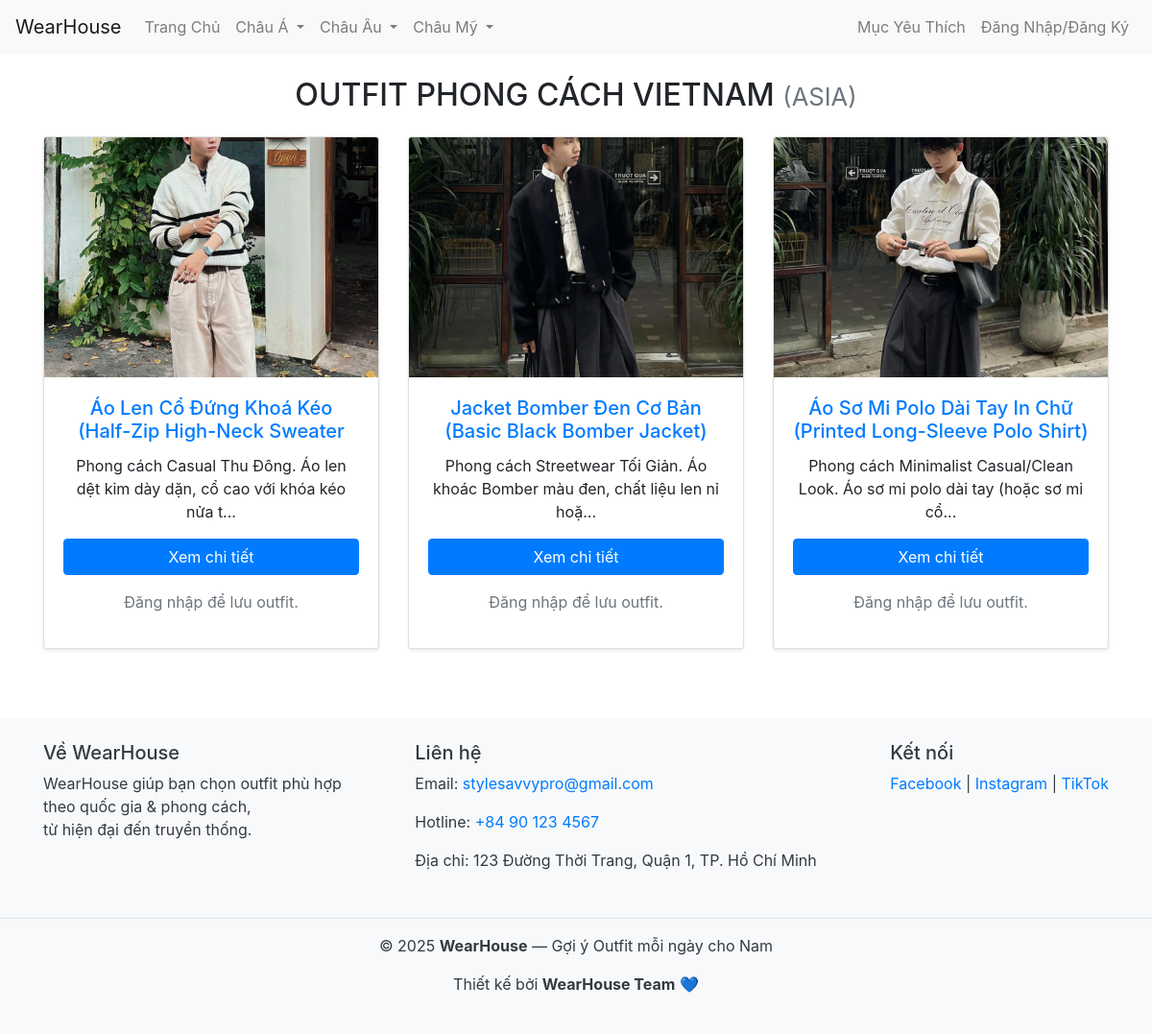
/WEARHOUSE-MAIN/outfits.php?continent=Asia&country=Vietnam, run on the app's committed database.
### tables this page shows
CREATE TABLE `outfits` (
  `id` int(11) NOT NULL,
  `country` varchar(50) NOT NULL,
  `continent` varchar(50) NOT NULL,
  `name` varchar(100) NOT NULL,
  `image` varchar(255) NOT NULL,
  `description` text NOT NULL,
  `price` decimal(10,2) NOT NULL
);

### WEARHOUSE-MAIN/outfits.php (the view, shortened to what this page needs)
<?php
include 'config.php';
$continent = $_GET['continent'] ?? '';
$country = $_GET['country'] ?? '';
$stmt = $conn->prepare("SELECT * FROM outfits WHERE continent = ? AND country = ?");
$stmt->bind_param("ss", $continent, $country);
$stmt->execute();
$result = $stmt->get_result();
?>
<!DOCTYPE html>
<html lang="vi">
<head>
    <link rel="stylesheet" href="https://stackpath.bootstrapcdn.com/bootstrap/4.5.2/css/bootstrap.min.css">
</head>
<body class="d-flex flex-column min-vh-100">
    <?php include 'menu.php'; ?>
    <div class="container mt-4 text-center flex-grow-1">
        <h2 class="mb-4 text-uppercase">
            Outfit Phong Cách <?php echo htmlspecialchars($country); ?>
            <small class="text-muted">(<?php echo htmlspecialchars($continent); ?>)</small>
        </h2>
        <?php if ($result->num_rows > 0): ?>
            <div class="row">
                <?php while ($outfit = $result->fetch_assoc()): ?>
                    <div class="col-md-4 mb-4">
                        <div class="card h-100 shadow-sm">
                            <?php
                            $image = !empty($outfit['image']) ? htmlspecialchars($outfit['image']) : 'images/no-image.png';
                            ?>
                            <img src="<?php echo $image; ?>" class="card-img-top" alt="Outfit">
                            <div class="card-body d-flex flex-column text-center">
                                <h5 class="card-title text-primary"><?php echo htmlspecialchars($outfit['name']); ?></h5>
                                <p class="card-text flex-grow-1">
                                    <?php echo mb_strimwidth(htmlspecialchars($outfit['description'] ?? 'Không có mô tả.'), 0, 80, "..."); ?>
                                </p>
                                <a href="outfit_detail.php?id=<?php echo $outfit['id']; ?>" class="btn btn-primary mb-2">
                                    Xem chi tiết
                                </a>
                                <?php if (isset($_SESSION['user_id'])): ?>
                                    <form method="POST" action="add_to_cart.php">
                                        <input type="hidden" name="outfit_id" value="<?php echo $outfit['id']; ?>">
                                        <button type="submit" class="btn btn-success btn-block">
                                            🛒 Lưu outfit
                                        </button>
                                    </form>
                                <?php else: ?>
                                    <p class="text-muted mt-2">Đăng nhập để lưu outfit.</p>
                                <?php endif; ?>
                            </div>
                        </div>
                    </div>
                <?php endwhile; ?>
            </div>
        <?php else: ?>
            <p class="text-muted text-center">Không có outfit nào cho khu vực này.</p>
        <?php endif; ?>
    </div>
    <?php include 'footer.php'; ?>
</body>
</html>

### WEARHOUSE-MAIN/outfits.php (style rules this page uses)
.card img { height: 250px; object-fit: cover; }

### data on the page
outfits: image (picture), name "Áo Len Cổ Đứng Khoá Kéo (Half-Zip High-Neck Sweater", description "Phong cách Casual Thu Đông. Áo len dệt kim dày dặn, cổ cao với khóa kéo nửa t..."
outfits: image (picture), name "Jacket Bomber Đen Cơ Bản (Basic Black Bomber Jacket)", description "Phong cách Streetwear Tối Giản. Áo khoác Bomber màu đen, chất liệu len nỉ hoặ..."
outfits: image (picture), name "Áo Sơ Mi Polo Dài Tay In Chữ (Printed Long-Sleeve Polo Shirt)", description "Phong cách Minimalist Casual/Clean Look. Áo sơ mi polo dài tay (hoặc sơ mi cổ..."

### other printed values
$country "VIETNAM"
$continent "ASIA"
